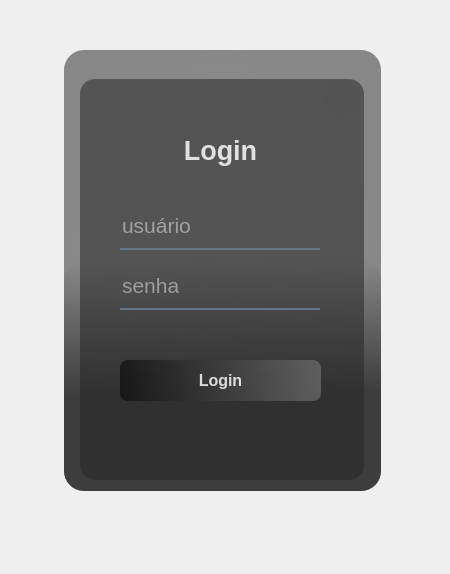
<?xml version="1.0" encoding="UTF-8"?>
<ui version="4.0">
 <class>Form</class>
 <widget class="QWidget" name="Form">
  <property name="geometry">
   <rect>
    <x>0</x>
    <y>0</y>
    <width>450</width>
    <height>574</height>
   </rect>
  </property>
  <property name="windowTitle">
   <string>Form</string>
  </property>
  <widget class="QWidget" name="widget" native="true">
   <property name="geometry">
    <rect>
     <x>40</x>
     <y>30</y>
     <width>370</width>
     <height>480</height>
    </rect>
   </property>
   <widget class="QLabel" name="label_2">
    <property name="geometry">
     <rect>
      <x>24</x>
      <y>20</y>
      <width>317</width>
      <height>441</height>
     </rect>
    </property>
    <property name="styleSheet">
     <string notr="true">background-color: qradialgradient(spread:pad, cx:0.5, cy:0.5, radius:0.5, fx:0.5, fy:0.5, stop:0 rgba(10, 10, 10, 100), stop:1 rgba(55, 55, 55, 144));
border-radius:20px;</string>
    </property>
    <property name="text">
     <string/>
    </property>
   </widget>
   <widget class="QLabel" name="label_3">
    <property name="geometry">
     <rect>
      <x>40</x>
      <y>49</y>
      <width>284</width>
      <height>401</height>
     </rect>
    </property>
    <property name="styleSheet">
     <string notr="true">background-color: rgb(84, 84, 84);
border-radius: 15px;</string>
    </property>
    <property name="text">
     <string/>
    </property>
   </widget>
   <widget class="QLabel" name="label_login">
    <property name="geometry">
     <rect>
      <x>45</x>
      <y>100</y>
      <width>271</width>
      <height>40</height>
     </rect>
    </property>
    <property name="font">
     <font>
      <pointsize>20</pointsize>
      <weight>75</weight>
      <bold>true</bold>
     </font>
    </property>
    <property name="mouseTracking">
     <bool>true</bool>
    </property>
    <property name="styleSheet">
     <string notr="true">color: rgba(255,255,255, 210)</string>
    </property>
    <property name="text">
     <string>Login</string>
    </property>
    <property name="alignment">
     <set>Qt::AlignCenter</set>
    </property>
   </widget>
   <widget class="QLineEdit" name="campo_usuario">
    <property name="geometry">
     <rect>
      <x>80</x>
      <y>180</y>
      <width>200</width>
      <height>40</height>
     </rect>
    </property>
    <property name="font">
     <font>
      <pointsize>16</pointsize>
      <weight>50</weight>
      <bold>false</bold>
     </font>
    </property>
    <property name="focusPolicy">
     <enum>Qt::StrongFocus</enum>
    </property>
    <property name="autoFillBackground">
     <bool>false</bool>
    </property>
    <property name="styleSheet">
     <string notr="true">background-color:rgba(0,0,0,0);
border:none;
border-bottom:2px solid rgba(105,118,132,255);
color:rgba(255,255,255,230);
padding-bottom:7px;</string>
    </property>
    <property name="maxLength">
     <number>3</number>
    </property>
    <property name="alignment">
     <set>Qt::AlignLeading|Qt::AlignLeft|Qt::AlignVCenter</set>
    </property>
    <property name="placeholderText">
     <string>usuário</string>
    </property>
   </widget>
   <widget class="QLineEdit" name="campo_senha">
    <property name="geometry">
     <rect>
      <x>80</x>
      <y>240</y>
      <width>200</width>
      <height>40</height>
     </rect>
    </property>
    <property name="font">
     <font>
      <pointsize>16</pointsize>
      <weight>50</weight>
      <bold>false</bold>
     </font>
    </property>
    <property name="focusPolicy">
     <enum>Qt::StrongFocus</enum>
    </property>
    <property name="autoFillBackground">
     <bool>false</bool>
    </property>
    <property name="styleSheet">
     <string notr="true">background-color:rgba(0,0,0,0);
border:none;
border-bottom:2px solid rgba(105,118,132,255);
color:rgba(255,255,255,230);
padding-bottom:7px;</string>
    </property>
    <property name="echoMode">
     <enum>QLineEdit::Password</enum>
    </property>
    <property name="alignment">
     <set>Qt::AlignLeading|Qt::AlignLeft|Qt::AlignVCenter</set>
    </property>
    <property name="placeholderText">
     <string>senha</string>
    </property>
   </widget>
   <widget class="QLabel" name="label_nome_usuario">
    <property name="geometry">
     <rect>
      <x>40</x>
      <y>200</y>
      <width>281</width>
      <height>40</height>
     </rect>
    </property>
    <property name="font">
     <font>
      <pointsize>20</pointsize>
      <weight>75</weight>
      <bold>true</bold>
     </font>
    </property>
    <property name="mouseTracking">
     <bool>true</bool>
    </property>
    <property name="styleSheet">
     <string notr="true">color: rgba(255,255,255, 210)</string>
    </property>
    <property name="text">
     <string/>
    </property>
    <property name="alignment">
     <set>Qt::AlignCenter</set>
    </property>
   </widget>
   <widget class="QPushButton" name="btn_login">
    <property name="geometry">
     <rect>
      <x>80</x>
      <y>330</y>
      <width>201</width>
      <height>41</height>
     </rect>
    </property>
    <property name="font">
     <font>
      <pointsize>12</pointsize>
      <weight>75</weight>
      <bold>true</bold>
     </font>
    </property>
    <property name="focusPolicy">
     <enum>Qt::NoFocus</enum>
    </property>
    <property name="styleSheet">
     <string notr="true">QPushButton{
	
	background-color: qlineargradient(spread:pad, x1:0, y1:0.505682, x2:1, y2:0.477, stop:0 rgba(20, 20, 20, 219), stop:1 rgba(100, 100, 100, 226));
	color:rgba(255,255,255,210);
	border-radius:8px;
}
QPushButton:hover{
	background-color: qlineargradient(spread:pad, x1:0, y1:0.505682, x2:1, y2:0.477, stop:0 rgba(40, 40, 40, 219), stop:1 rgba(120, 120, 120, 226));
	color:rgba(255,255,255,210);
	border-radius:8px;
}
QPushButton:pressed{
	padding-left:2px;
	padding-top:2px;
	background-color:rgba(120, 120, 120,200);
}</string>
    </property>
    <property name="text">
     <string>Login</string>
    </property>
   </widget>
   <widget class="QLabel" name="label_incorrect_user">
    <property name="geometry">
     <rect>
      <x>80</x>
      <y>380</y>
      <width>201</width>
      <height>31</height>
     </rect>
    </property>
    <property name="font">
     <font>
      <pointsize>9</pointsize>
      <weight>75</weight>
      <bold>true</bold>
     </font>
    </property>
    <property name="styleSheet">
     <string notr="true">color:rgb(230,230,230);
background:transparent;</string>
    </property>
    <property name="text">
     <string/>
    </property>
    <property name="alignment">
     <set>Qt::AlignCenter</set>
    </property>
   </widget>
   <widget class="QLabel" name="label_5">
    <property name="geometry">
     <rect>
      <x>24</x>
      <y>230</y>
      <width>317</width>
      <height>231</height>
     </rect>
    </property>
    <property name="styleSheet">
     <string notr="true">background-color: qlineargradient(spread:pad, x1:0.523, y1:1, x2:0.506, y2:0, stop:0.420455 rgba(36, 36, 36, 191), stop:1 rgba(132, 132, 132, 0));
border-radius: 20px;</string>
    </property>
    <property name="text">
     <string/>
    </property>
   </widget>
   <widget class="QPushButton" name="Sair">
    <property name="geometry">
     <rect>
      <x>284</x>
      <y>53</y>
      <width>33</width>
      <height>33</height>
     </rect>
    </property>
    <property name="styleSheet">
     <string notr="true">QPushButton{
	border-radius:15px;
	
	background-color: rgb(83, 83, 83);
}
QPushButton:hover{
	background-color:rgba(120, 120, 120,200);
	color:rgba(255,255,255,210);
	border-radius:15px;
}
QPushButton:pressed{
	padding-left:2px;
	padding-top:2px;
	background-color:rgba(105, 118, 132,200);
	border-radius:15px;
}</string>
    </property>
    <property name="text">
     <string/>
    </property>
    <property name="icon">
     <iconset resource="resources.qrc">
      <normaloff>:/icons/icons/x-circle.svg</normaloff>:/icons/icons/x-circle.svg</iconset>
    </property>
    <property name="iconSize">
     <size>
      <width>26</width>
      <height>26</height>
     </size>
    </property>
   </widget>
   <widget class="QLabel" name="label_correct_user">
    <property name="geometry">
     <rect>
      <x>80</x>
      <y>380</y>
      <width>201</width>
      <height>31</height>
     </rect>
    </property>
    <property name="font">
     <font>
      <pointsize>9</pointsize>
      <weight>75</weight>
      <bold>true</bold>
     </font>
    </property>
    <property name="styleSheet">
     <string notr="true">color:rgb(230,230,230);
background:transparent;</string>
    </property>
    <property name="text">
     <string/>
    </property>
    <property name="alignment">
     <set>Qt::AlignCenter</set>
    </property>
   </widget>
   <zorder>label_2</zorder>
   <zorder>label_3</zorder>
   <zorder>label_login</zorder>
   <zorder>label_nome_usuario</zorder>
   <zorder>label_5</zorder>
   <zorder>label_incorrect_user</zorder>
   <zorder>btn_login</zorder>
   <zorder>campo_senha</zorder>
   <zorder>campo_usuario</zorder>
   <zorder>Sair</zorder>
   <zorder>label_correct_user</zorder>
  </widget>
 </widget>
 <resources>
  <include location="resources.qrc"/>
 </resources>
 <connections/>
</ui>
